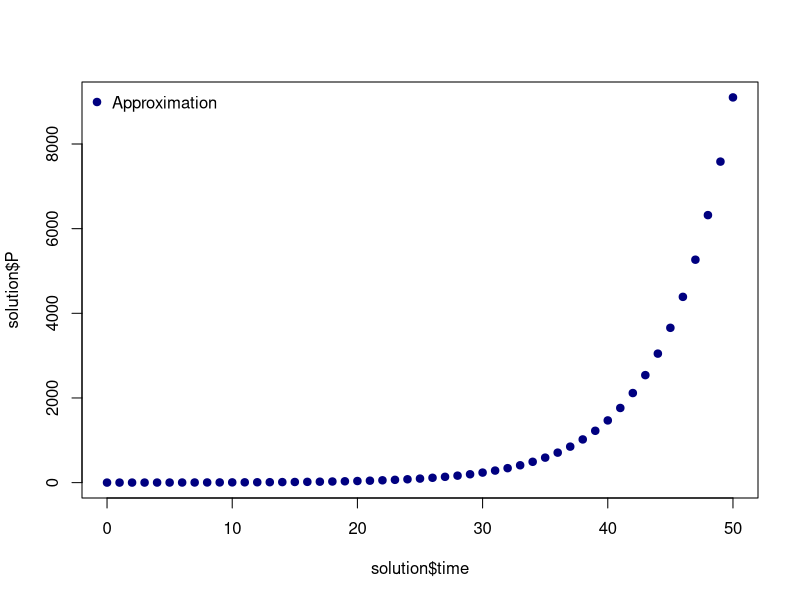
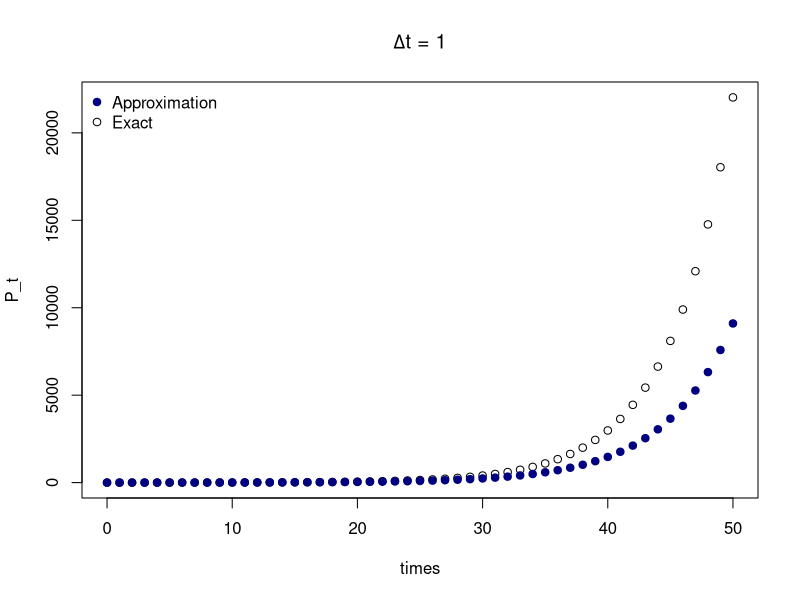
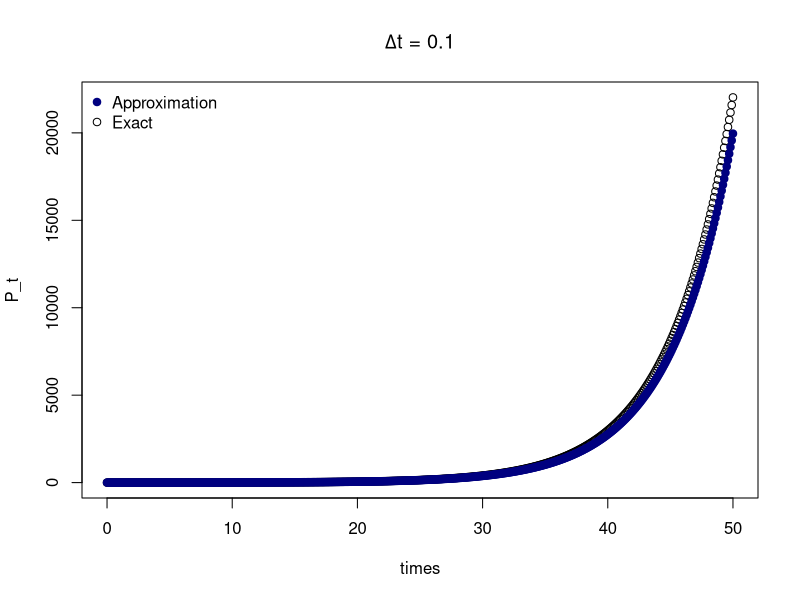
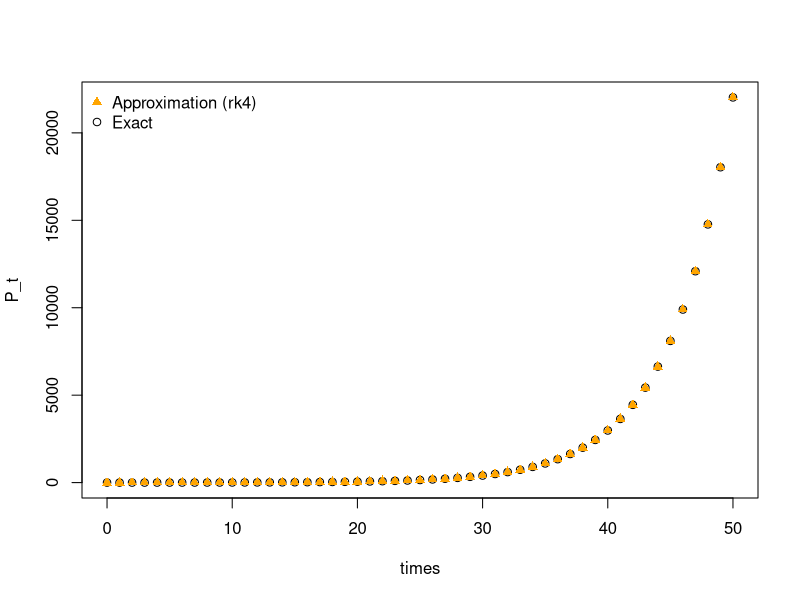

Source code (R) for these figures, in order:
## ---- chunk 1
knitr::opts_chunk$set(echo = TRUE, comment = NA, dev = "png",
                      fig.width = 5, fig.height = 5)
## ---- chunk 2
# Assign parameter values
P_0 <- 1
r   <- 0.2

# Calculate the number of time steps
delta_t <- 1
t_max <- 50
n_max <- t_max / delta_t

# Set up empty data frame to store time and value of P
solution <- data.frame(time = 0, P = P_0)

# for n time steps
for (n in 1:n_max){
  # Find the current time
  time <- solution$time[n]
  # Find the current value of P
  P <- solution$P[n]
  # Calculate the next value of P
  next_P <- P + (r * P) * delta_t
  # Store the time and the next value of P
  solution[(n + 1), ] <- c(time + delta_t, next_P)
}

plot(solution$time, solution$P, pch = 19, col = "navy")
legend("topleft", c("Approximation"), col = "navy", pch = 19, bty = "n")
## ---- chunk 3
# Assign parameter values
P_0 <- 1
r   <- 0.2

# Calculate the number of time steps
delta_t <- 1
t_max <- 50
n_max <- t_max / delta_t

# Set up empty data frame to store time and value of P
solution <- data.frame(time = 0, P = P_0)

# for n_max time steps
for (n in 1:n_max){
  # Find the current time
  time <- solution$time[n]
  # Find the current value of P
  P <- solution$P[n]
  # Calculate the next value of P
  next_P <- P + (r * P) * delta_t
  # Store the time and the next value of P
  solution[(n + 1), ] <- c(time + delta_t, next_P)
}

# Find the value of P over time using the analytical solution
times <- seq(0, t_max, by = delta_t)
P_t <- P_0 * exp(r * times)

plot(times, P_t, main = expression(paste(Delta * t,  " = 1")))
points(solution$time, solution$P, pch = 19, col = "navy")
legend("topleft", c("Approximation", "Exact"), col = c("navy", "black"),
       pch = c(19, 1), bty = "n")
## ---- chunk 4
P_0 <- 1
r   <- 0.2

delta_t <- 0.1
t_max <- 50
n_max <- t_max / delta_t

solution <- data.frame(time = 0, P = P_0)

for (n in 1:n_max){
  time <- solution$time[n]
  P <- solution$P[n]
  next_P <- P + (r * P) * delta_t
  solution[(n + 1), ] <- c(time + delta_t, next_P)
}

times <- seq(0, t_max, by = delta_t)
P_t <- P_0 * exp(r * times)

plot(times, P_t, main = expression(paste(Delta * t,  " = 0.1")))
points(solution$time, solution$P, pch = 19, col = "navy", type = "b")
legend("topleft", c("Approximation", "Exact"),
       col = c("navy", "black"), pch = c(19, 1), bty = "n")
## ---- chunk 5
# Function to calculate and return slope
fun <- function(t, P) {
  r * P
}

# Assign parameter values
P_0 <- 1
r   <- 0.2

# Calculate the number of time steps
delta_t <- 1
h <- delta_t
tmax <- 50
n_steps <- tmax / delta_t

# Set up empty data frame to store time and value of P
solution <- data.frame(time = 0, P = P_0)

# for n_max time steps
for (n in 1:n_steps){
  # Find the current time
  time <- solution$time[n]
  # Find the current value of P
  P <- solution$P[n]
  # Calculate the values of the increments
  k1 <- fun(time, P)
  k2 <- fun(time + h / 2, P + h / 2 * k1)
  k3 <- fun(time + h / 2, P + h / 2 * k2)
  k4 <- fun(time + h, P + h * k3)
  # Calculate the next value of P
  next_P <- P + (1 / 6 * h * (k1 + 2 * k2 + 2 * k3 + k4))
  # Store the time and the next value of P
  solution[(n + 1), ] <- c(time + h, next_P)
}

# Find the value of P over time using the analytical solution
times   <- seq(from = 0, to = tmax, by = h)
P_t <- P_0 * exp(r * times)

plot(times, P_t)
points(solution$time, solution$P, pch = 17, col = "orange")
legend("topleft", c("Approximation (rk4)", "Exact"),
       col = c("orange", "black"), pch = c(17, 1), bty = "n")
